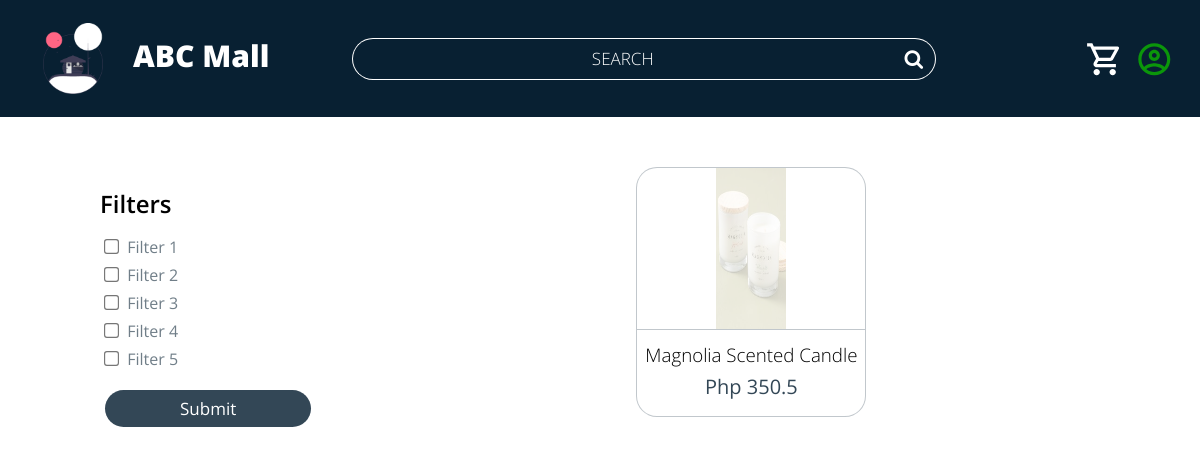
The app's page /Finals/shop.php (signed in) with its own data.
### tables this page shows
CREATE TABLE `inventory` (
  `product_id` int(11) NOT NULL,
  `business_id` int(11) NOT NULL,
  `item_name` varchar(255) NOT NULL,
  `item_description` varchar(255) DEFAULT NULL,
  `category` varchar(255) NOT NULL,
  `price` float NOT NULL,
  `stock` int(11) NOT NULL
);

CREATE TABLE `product_photos` (
  `product_id` int(11) NOT NULL,
  `filename` varchar(255) NOT NULL
);

### Finals/shop.php (the view, shortened to what this page needs)
<?php
    include ("dbconnect.php");
?>
<!DOCTYPE html>
<html lang="en">
    <head>
        <link rel="stylesheet" href="https://cdnjs.cloudflare.com/ajax/libs/font-awesome/4.7.0/css/font-awesome.min.css">
        <link rel="stylesheet" href="css/navigation-general.css">
        <link rel="stylesheet" href="css/style5.css">
    </head>
    <body>
        <header class="main-screen-header">
            <a href="mainscreen.php" class="logo-link">
                <div class="logo-container">
                    <img src="DesignMaterials/Icons/undraw_cabin_hkfr.png" alt="Mall Logo Image" style="grid-column: 1/span 1; grid-row: 1/span 2;">
                    <h1 class="abc-mall">ABC Mall</h1>
                </div>
            </a>
            <form action="" method="post">
                <div class="search-container">
                    <input type="text" name="search-nav" id="search-nav" placeholder="SEARCH">
                    <button type="submit" id="search-nav-submit"><i class="fa fa-search"></i></button>
                </div>
            </form>
            <a href="" id="profile-icon-nav">
                <div class="profile-container">
                    <a href="cart.php"><img class="shop-cart" src="DesignMaterials/Icons/shopping_cart_white_24dp.svg" alt="shopping cart icon"></a>
                </div>
            </a>
        </header>
        <div class="shop-container">
            <div class="sc-left">
                <h2>Filters</h2>
                <form action="<?php echo $_SERVER['PHP_SELF']; ?>" method="get">
                    <input type="checkbox" name="filter1">
                    <label for="filter1">Filter 1</label><br>
                    <input type="checkbox" name="filter2">
                    <label for="filter2">Filter 2</label><br>
                    <input type="checkbox" name="filter3">
                    <label for="filter3">Filter 3</label><br>
                    <input type="checkbox" name="filter3">
                    <label for="filter3">Filter 4</label><br>
                    <input type="checkbox" name="filter3">
                    <label for="filter3">Filter 5</label><br>
                    <input type="submit" value="Submit" name="filter_submit">
                </form>
            </div>
            <div class="sc-right">
                <?php
                    $query = "SELECT * FROM inventory WHERE category = 'ECOMMERCE';";
                    $result = mysqli_query($conn, $query);
                    $photoFile = "";
                    if (mysqli_num_rows($result) > 0){
                        while ($qValue = mysqli_fetch_assoc($result)){
                            $photoQ = "SELECT * FROM product_photos WHERE product_id =".$qValue['product_id'];
                            $photoR = mysqli_query($conn, $photoQ);
                            if(mysqli_num_rows($photoR) > 0){
                                $pValue = mysqli_fetch_assoc($photoR);
                                $photoFile = "Items/".$pValue['filename'];
                            }
                            $itempage = "item.php?item=".$qValue['product_id'];
                        ?>
                            <a href=<?php echo $itempage;?>>
                                <div class="shop-items">
                                    <div class="si-upper">
                                        <img src=<?php echo $photoFile;?> alt="DesignMaterials/Icons/image_black_24dp.svg">
                                    </div>
                                    <div class="si-lower">
                                        <h3><?php echo $qValue['item_name']; ?></h3>
                                        <h2>Php <?php echo $qValue['price']; ?></h2>
                                    </div>
                                </div>
                        <?php
                        }
                    }
                ?>
            </div>
        </div>
    </body>
</html>

### Finals/css/navigation-general.css (style rules this page uses)
* { margin: 0; padding: 0; box-sizing: border-box; }
body { font-family: 'Open Sans', sans-serif; }
header { background-color: #082032; border: solid; border-color: #082032; display: flex; justify-content: space-between; align-items: center; padding: 10px; }
.logo-link { text-decoration: none; }
.logo-container { display: grid; grid-template-columns: 90px auto; grid-template-rows: auto auto; margin: 10px 0 10px 30px; width: fit-content; }
.logo-container img { width: 60px; }
.abc-mall { font-size: 30px; color: white; height: fit-content; padding-top: 12px; font-weight: 800; }
.search-container { display: flex; justify-content: center; align-items: center; }
#search-nav { background-color: transparent; border: none; border-top: 1px solid white; border-left: 1px solid white; border-bottom: 1px solid white; color: white; text-align: center; height: 42px; border-top-left-radius: 25px; border-bottom-left-radius: 25px; font-family: 'Open Sans', sans-serif; font-size: 17px; font-weight: 300; width: 45vw; }
#search-nav::placeholder { color: white; }
#search-nav-submit { margin-top: unset; border-radius: unset; border: none; cursor: pointer; height: 42px; width: 44px; color: white; background-color: transparent; font-size: 20px; border-top: 1px solid white; border-right: 1px solid white; border-bottom: 1px solid white; border-top-right-radius: 25px; border-bottom-right-radius: 25px; }
.profile-container { transform: scale(1.6); display: flex; justify-content: center; align-items: center; margin-right: 30px; }
.shop-cart { padding: 6px 7px 0px 0px; }

### Finals/css/style5.css (style rules this page uses)
* { box-sizing: border-box; padding: 0; margin: 0; font-family: 'Open Sans', sans-serif; }
.shop-container { max-width: 1100px; height: auto; display: flex; margin: 40px auto 40px auto; }
.sc-left { flex: 1; width: auto; height: auto; margin: 10px 0 0 10px; border-radius: 21px; }
.sc-left h2 { padding: 20px 0 0 40px; font-weight: 600; }
.sc-left form { padding: 10px 0 0 45px; }
.sc-left input[type=checkbox] { margin: 10px 0 5px 0; transform: scale(1.15); border: none; }
.sc-left label { color: rgba(51, 71, 86, 0.7); padding-left: 5px; }
.sc-left input[type=submit] { width: 80%; padding: 7px; border: none; border-radius: 21px; margin: 20px 0 30px 0; font-size: 17px; color: white; font-family: 'Open Sans', sans-serif; background: rgba(51, 71, 86, 1); }
.sc-right { flex: 2.5; display: flex; flex-wrap: wrap; justify-content: center; margin: 10px 10px 0 20px; }
.sc-right a { text-decoration: none; color: black; }
.shop-items { border-radius: 21px; width: 230px; height: 250px; background: white; margin: 0 20px 20px 0px; border: 1px solid rgba(51, 71, 86, 0.3); }
.si-upper { width: auto; height: 65%; display: flex; justify-content: center; border-bottom: 1px solid rgba(51, 71, 86, 0.3); }
.si-upper img { width: 70px; opacity: 0.3; }
.si-lower { text-align: center; }
.si-lower h3 { padding-top: 12px; font-weight: 300; }
.si-lower h2 { padding-top: 6px; font-size: 20px; font-weight: 400; color: rgba(51, 71, 86, 1); }

### records on screen
inventory: product_photos.filename (picture), item_name "Magnolia Scented Candle", price "350.5"
